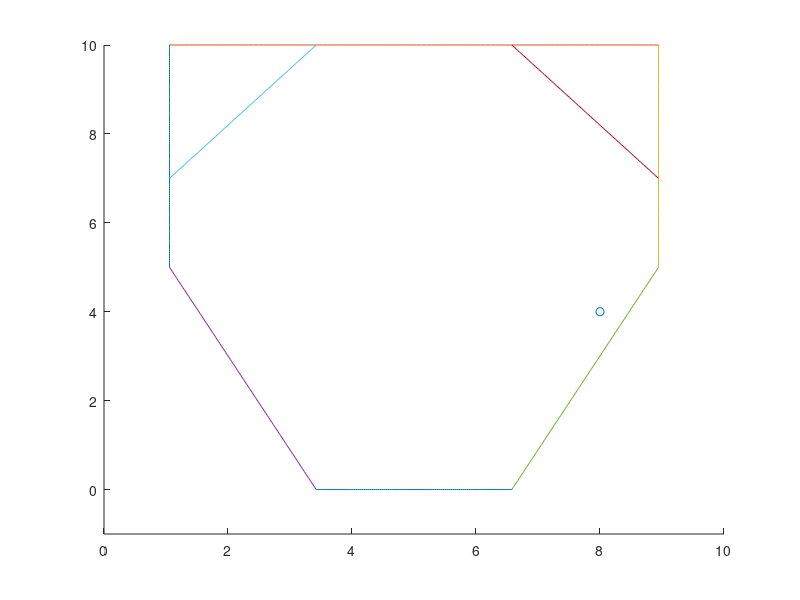

This chart was generated by the following MATLAB code: (Note: this script raises an error after producing the figure.)
close all
warning('off','MATLAB:singularMatrix')

% ss = get(0,'ScreenSize');
% fig = figure('Position',ss.*.5);
% movegui(fig,'center')
figure

dt = 0.05;
g = -9.8/4;
currentBS = [8 4 3 4];

% [5 4 -2 0];
Walls = [...
        0 5 0 10 1; ... % Left
        0 10 10 10 1; ... % Top
        10 5 10 10 1; ... % Right
        0 5 3 0 1; ...
        10 5 7 0 1; ... 
        0 7 3 10 1; ...
        7 10 10 7 1; ...
        3 0 7 0 1]; % Diag

    
for i = 1:length(Walls(:,1))
    thewall = Walls(i,:);
    xWall = linspace(thewall(1), thewall(3), 100);
    yWall = linspace(thewall(2), thewall(4), 100);
    plot(xWall, yWall)
    hold on
end
hold off
h_ax = gca;
axis([0 10 -1 10])
axis square
axis off

h_ax_line = axes('position', get(h_ax, 'position'));
X = currentBS(1);
Y = currentBS(2);
scatter(X,Y)
set(h_ax_line, 'color', 'none')
axis([0 10 -1 10])

while currentBS(2) > -0.0001
   currentBS(4) = currentBS(4) + g * dt;
   currentBS = updateBallState(currentBS, dt, Walls);
   scatter(currentBS(1),currentBS(2))
   set(h_ax_line, 'color', 'none')
   axis([0 10 -1 10])
   axis square
   axis off
   drawnow
end
